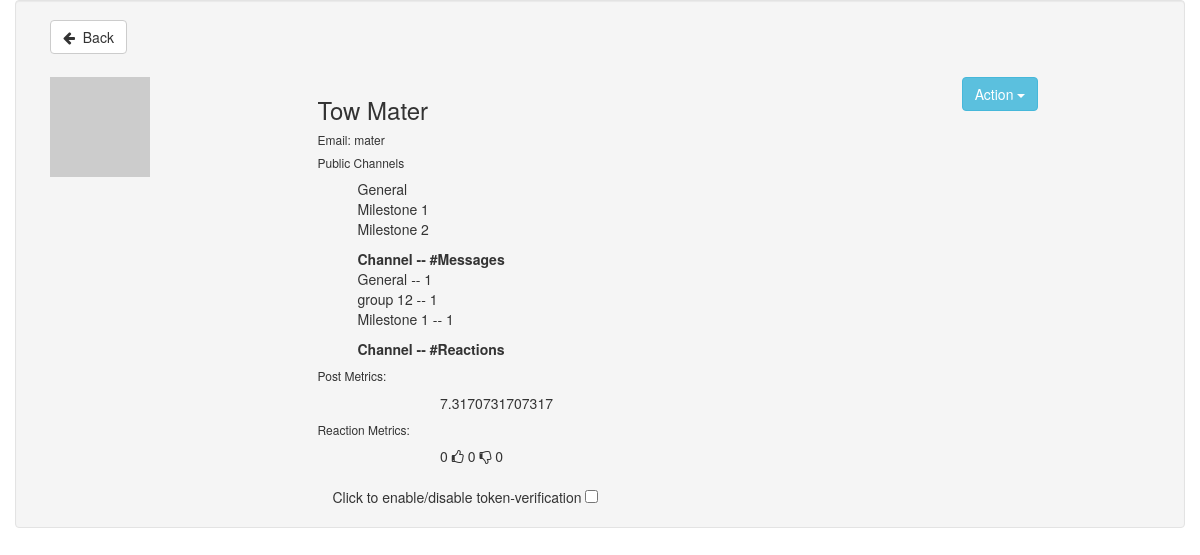
The page /views/profile.php?userid=mater (signed in) on the database its author committed.
### tables this page shows
CREATE TABLE `user_info` (
  `user_id` varchar(20) NOT NULL,
  `password` varchar(20) NOT NULL,
  `first_name` varchar(20) NOT NULL,
  `last_name` varchar(20) NOT NULL,
  `display_name` varchar(20) NOT NULL,
  `role` varchar(10) NOT NULL DEFAULT 'user',
  `what_i_do` varchar(128) DEFAULT NULL,
  `status` varchar(128) NOT NULL,
  `phone_number` varchar(20) NOT NULL,
  `email` varchar(300) NOT NULL,
  `two_factor` tinyint(1) NOT NULL DEFAULT '0',
  `time_zone` timestamp NOT NULL DEFAULT CURRENT_TIMESTAMP ON UPDATE CURRENT_TIMESTAMP,
  `skype` varchar(50) NOT NULL,
  `avatar` varchar(300) NOT NULL DEFAULT 'images/users/default-profile-pic.jpg'
);

### views/profile.php (the view, shortened to what the rows shown need)
<?php
require_once $_SESSION['basePath'].'controllers/home.php';
$homeControlVar = new HomeController();
$workspaceUrl = "musicf17.slack.com";
$profile = $homeControlVar->getProfile($_SESSION['userid'], $workspaceUrl);
$user_profile = array();
$metrics = array();
$postRating = NULL;
$rxnRating = NULL;
$emoCount = array("likes"=>0,"dislikes"=>0);
if (isset($_GET['userid'])) {
    global $homeControlVar;
    global $workspaceUrl;
    global $user_profile;
    global $metrics;
    global $postRating;
    global $rxnRating;
    global $emoCount;
    $user_id = $_GET['userid'];
		$user_profile = $homeControlVar->getProfile($user_id, $workspaceUrl);
    $metrics = $homeControlVar->getUserMetrics($user_id, $workspaceUrl);
    $channelList = $homeControlVar->retChannelsOfUser($user_id, $workspaceUrl);
    $metricRxArray = array();
    $postRating = computePostRatings($metrics['post'], $metrics['relPost']);
    $rxnRating = computeRxnRatings($metricRxArray, $channelList);
    $emoCount = computeEmoRating($metricRxArray);
}
function computeEmoRating($rxnInfo) {
  $tlikes = 0;
  $tdislikes = 0;
  $total = array("likes"=>0,"dislikes"=>0);
  $total["likes"] = $tlikes;
  $total["dislikes"] = $tdislikes;
  return $total;
}
function computeRxnRatings($rxnInfo, $channelList) {
  global $homeControlVar;
  global $workspaceUrl;
  $rxnRelCount = 0;
  $rating = 0;
  foreach ($channelList as $channel) {
    $userRxnCountList = array();
    $userList = $homeControlVar->retUsersFromChannel($channel, $workspaceUrl);
    foreach ($userList as $user) {
       $temp = $homeControlVar->getChMetricsForUser($user, $channel, $workspaceUrl);
       array_push($userRxnCountList, $temp);
    }
      $rxnRelCount = $rxnRelCount + max($userRxnCountList);
    }
  return $rating;
}
function computePostRatings($postInfo, $relPostInfo) {
  $postCount = 0;
  $postRelCount = 0;
  $rating = 0;
    foreach($postInfo as $value) {
      $postCount = $postCount + $value["msg_count"];
    }
    foreach($relPostInfo as $value) {
      $postRelCount = $postRelCount + $value["max_count"];
    }
    if ($postCount != 0 && $postRelCount != 0) {
      $rating = ($postCount/$postRelCount)*100;
    }
  return $rating;
}
?>
<!DOCTYPE html>
<html lang="en">
<head>
  <link rel="stylesheet" href="https://maxcdn.bootstrapcdn.com/bootstrap/3.3.7/css/bootstrap.min.css">
  <link rel="stylesheet" type="text/css" href="css/starRating.css">
  <link rel="stylesheet" href="https://cdnjs.cloudflare.com/ajax/libs/font-awesome/4.7.0/css/font-awesome.min.css">
  <link href="https://gitcdn.github.io/bootstrap-toggle/2.2.2/css/bootstrap-toggle.min.css" rel="stylesheet">
</head>
  <body>
    <div class="container well">
	    <div class="row-fluid">
        <div class="col-xs-7 row">
          <h3><?php echo $user_profile["profile"][0]["first_name"]."   ".$user_profile["profile"][0]["last_name"]; ?></h3>
          <h6>Email: <?php echo $user_profile["profile"][0]["user_id"]; ?></h6>
          <h6>Public Channels </h6>
          <ul style="list-style: none;">
            <?php
              foreach ($user_profile["membership"] as $value) {
                if($value["type"]== 'Public'){?>
                <li><?php echo $value["channel_name"];?></li>
              <?php  }
              }
            ?>
          </ul>
          <ul style="list-style: none;">
            <?php
              $postMetrics = $metrics["post"];?>
              <li><?php echo "<strong>"."Channel -- #Messages"."</strong>";?></li>
              <?php foreach ($postMetrics as $value) {?>
              <li><?php  echo $value["channel_name"]." -- ".$value["msg_count"];?></li>
            <?php  }
            ?>
          </ul>
          <ul style="list-style: none;">
                <li><?php echo "<strong>"."Channel -- #Reactions"."</strong>";?></li>
          </ul>
            <?php
              echo "<h6>Post Metrics: </h6>";
              echo "<div class='star-ratings-sprite'>
                      <span style='width:".$postRating."%' class='star-ratings-sprite-rating'></span>
                    </div>
                    <span style='margin-left:2%;'>".$postRating."</span>";
              echo "<h6>Reaction Metrics:</h6>";
              echo "<div class='star-ratings-sprite'>
                      <span style='width:".$rxnRating."%' class='star-ratings-sprite-rating'></span>
                    </div>
                    <span style='margin-left:2%;'>".$rxnRating."</span>
                    <i class='fa fa-thumbs-o-up' aria-hidden='true'></i>
                    <span>".$emoCount["likes"]."</span>
                    <i class='fa fa-thumbs-o-down' aria-hidden='true'></i>
                    <span>".$emoCount["dislikes"]."</span>";
            ?><br><br>
          <div class="col-xs-12" id="toggle_button_id">
            <span>Click to enable/disable token-verification</span>
            <input id="toggle-event" type="checkbox" data-toggle="toggle">
          </div>
        </div>
      </div>
    </div>
  </body>
</html>

### rows shown on the page
user_info: first_name "Tow", last_name "Mater", user_id "mater"

### other values the page prints
$value["channel_name"] "General"
$value["channel_name"] "Milestone 1"
$value["channel_name"] "Milestone 2"
$value["msg_count"] "1"
$value["channel_name"] "group 12"
$postRating "7.3170731707317"
$rxnRating "0"
$emoCount["likes"] "0"
$emoCount["dislikes"] "0"
